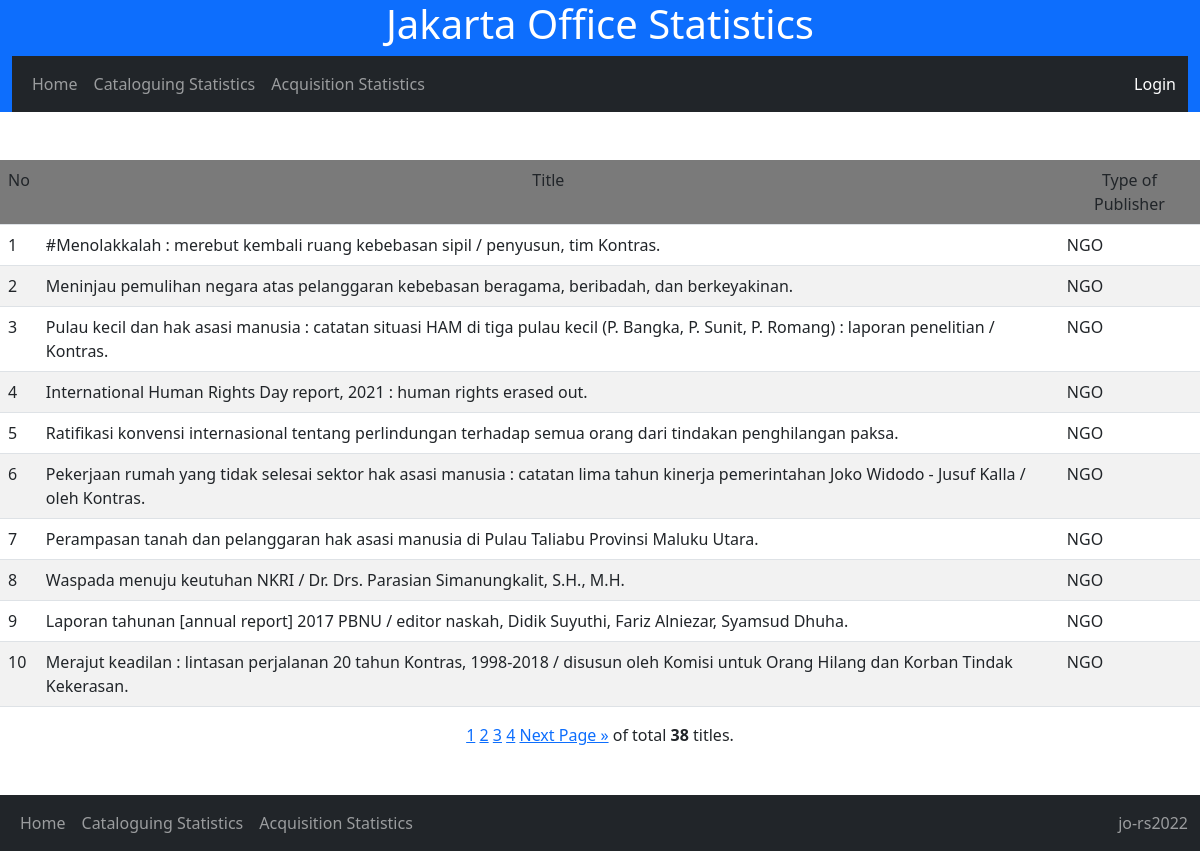
Screenshot of /cat_stat/detail_publisher/NGO/ with the database file from the repository.
### nlajkt_cat_stat/models.py (models this page shows)
class Catalogues(models.Model):
    entry_date = models.DateField()
    consignment_no = models.IntegerField(default=462)
    title = models.TextField()
    work_type = models.CharField(max_length=20, choices=[
        ('Original','Original'),
        ('Translation','Translation'),
        ('Adaptation','Adaptation')
        ], default='Original')
    publish_year = models.IntegerField()
    volume = models.CharField(max_length=20, choices=[
        ('Single','Single'),
        ('Multi-complete','Multi-complete'),
        ('Multi-incomplete','Multi-incomplete'),
        ], default='Single')
    copycat = models.CharField(max_length=20, choices=[
        ('No','No'),
        ('Partial copycat','Partial copycat'),
        ('Full copycat','Full copycat'),
        ], default='No')
    ISBN = models.CharField(max_length=20, choices=[
        ('No','No'),
        ('Yes-valid','Yes-valid'),
        ('Yes-invalid','Yes-invalid'),
        ], default='No')
    authorship_type = models.CharField(max_length=50, choices=[
        ('Single author','Single author'),
        ('Collaboration','Collaboration'),
        ('Compilation','Compilation'),
        ('Others','Others')
        ], default='Single')
    language = models.CharField(max_length=50, choices=[
        ('Indonesian','Indonesian'),
        ('English','English'),
        ('Indonesian local','Indonesian local'),
        ('Multi language','Multi language'),
        ('Unknown','Unknown')
        ], default='Indonesian')
    bibliography = models.CharField(max_length=20, choices=[
        ('No','No'),
        ('Yes','Yes'),
        ], default='No')
    indexx = models.CharField(max_length=20, choices=[
        ('No','No'),
        ('Yes','Yes'),
        ], default='No')
    publisher_type = models.CharField(max_length=100, choices=[
        ('Commercial','Commercial'),
        ('Government-department','Government-department'),
        ('Government-nondepartment','Government-nondepartment'),
        ('Government-local','Government-local'),
        ('Universities','Universities'),
        ('NGO','NGO'),
        ('Others','Others')
        ], default='Commercial')
    genre = models.CharField(max_length=100, choices=[
        ('General non fiction','General non fiction'),
        ('Fiction-novel','Fiction-novel'),
        ('Fiction-short stories','Fiction-short stories'),
	    ('Fiction-biographic','Fiction-biographic'),
        ('Poetry','Poetry'),
        ('Folktales','Folktales'),
        ('Biography-single','Biography-single'),
        ('Biography-collective','Biography-collective'),
        ('Biography-auto','Biography-auto'),
        ('Dictionaries','Dictionaries'),
        ('Proceeding','Proceeding'),
        ], default='General non fiction')
    format = models.CharField(max_length=100, choices=[
        ('Book-printed','Book-printed'),
        ('Book-electronic','Book-electronic'),
        ('Non book video','Non book video'),
        ('Non book audio','Non book audio'),
        ('Map-single','Map-single'),
        ('Map-atlas','Map-atlas'),
        ('Ephemera','Ephemera')
        ], default='Book')
    size = models.CharField(max_length=10, choices=[
        ('YY','YY'),
        ('YYq', 'YYq'),
        ('YYp','YYp')
        ],default='YY')
    subject = models.CharField(max_length=50, choices=[
       ('000-Generalities','100-Generalities'),
       ('000-Library science','100-Library science'),
       ('000-Journalism and media','100-Journalism and media'),
       ('100-Philosophy and ethics','100-Philosophy and ethics'),
       ('200-Religions-general','200-Religions-general'),
       ('200-Religion-Islam','200-Religion-Islam'),
       ('200-Religion-Christianity','200-Religion-Christianity'),
       ('200-Religion-Hinduism','200-Religion-Hinduism'),
       ('200-Religion-Buddhism and others','200-Religion-Buddhism and others'),
       ('300-Social-anthropology and sociology','300-Social-anthropology and sociology'),
       ('300-Social-problems and services','300-Social-problems and services'),
       ('300-Social-politics','300-Social-politics'),
       ('300-Social-international relations','300-Social-international relations'),
       ('300-Social-economics-general','300-Social-economics-general'),
       ('300-Social-economics-resources','300-Social-economics-resources'),
       ('300-Social-economics-policy and development','300-Social-economics-policy and development'),
       ('300-Social-economics-financial and monetary','300-Social-economics-financial and monetary'),
       ('300-Social-economics-industries and production','300-Social-economics-industries and production'),
       ('300-Social-economics-macro','300-Social-economics-macro'),
       ('300-Social-culture','300-Social-culture'),
       ('300-Social-military','300-Social-military'),
       ('300-Social-education','300-Social-education'),
       ('300-Social-law','300-Social-law'),
       ('300-Social-public administration','300-Social-public administration'),
       ('300-Social-human rights','300-Social-human rights'),
       ('400-Language-linguistics','400-Language-linguistics'),
       ('400-Language-sociolinguistics','400-Language-sociolinguistics'),
       ('500-Science-general','500-Science-general'),
       ('600-Technology-general','600-Technology-general'),
       ('600-Agriculture and agribusiness','600-Agriculture and agribusiness'),
       ('700-Arts-general','700-Arts-general'),
       ('700-Arts-visual','700-Arts-visual'),
       ('700-Arts-performance','700-Arts-performance'),
       ('700-Arts-music','700-Arts-music'),
       ('800-Literature-general','800-Literature-general'),
       ('800-Literature-fiction and poetry','800-Literature-fiction and poetry'),
       ('900-History-world','900-History-world'),
       ('900-History-Indonesia','900-History-Indonesia'),
       ('900-Geography and travel','900-Geography and travel'),
       ('900-Biography','900-Biography')
       ], null=True)

### nlajkt_cat_stat/views.py (the view)
# urls.py: path('cat_stat/detail_publisher/<str:publisher_type>/', views.detail_publisher, name='detail_publisher'),
def detail_publisher(request, publisher_type):
    detail_pub = Catalogues.objects.all().filter(publisher_type=publisher_type)
    page = request.GET.get('page', 1)
    paginator = Paginator(detail_pub, 10)
    try:
        paging = paginator.page(page)
    except PageNotAnInteger:
        paging = paginator.page(1)
    except EmptyPage:
        paging = paginator.page(paginator.num_pages)
    template = loader.get_template('detail_publisher.html')
    context = {'paging' : paging,}
    return HttpResponse(template.render(context, request))

### nlajkt_cat_stat/templates/detail_publisher.html
{% extends 'base.html'%}
{% block block1 %}
<br><br><center>
<table style="width: auto;" class="table table-striped">
    <tr bgcolor = 'grey'>
      <b><td>No</td>
        <td align="center">Title</td>
        <td align="center">Type of Publisher</td></b>
    </tr>
    {% for x in paging %}
    <tr>
        <td>{{ forloop.counter0|add:paging.start_index }}</td>
        <td>{{ x.title }}</td>
        <td>{{ x.publisher_type }}</td>
    </tr>
    {% endfor %}
</table>
{% include 'pagination_jakartaoffice.html' %}</center>
<br><br>
{% endblock %}

### rows the page displays
Catalogues: title "#Menolakkalah : merebut kembali ruang kebebasan sipil / penyusun, tim Kontras.", publisher_type "NGO"
Catalogues: title "Meninjau pemulihan negara atas pelanggaran kebebasan beragama, beribadah, dan berkeyakinan.", publisher_type "NGO"
Catalogues: title "Pulau kecil dan hak asasi manusia : catatan situasi HAM di tiga pulau kecil (P. Bangka, P. Sunit, P. Romang) : laporan penelitian / Kontras.", publisher_type "NGO"
Catalogues: title "International Human Rights Day report, 2021 : human rights erased out.", publisher_type "NGO"
Catalogues: title "Ratifikasi konvensi internasional tentang perlindungan terhadap semua orang dari tindakan penghilangan paksa.", publisher_type "NGO"
Catalogues: title "Pekerjaan rumah yang tidak selesai sektor hak asasi manusia : catatan lima tahun kinerja pemerintahan Joko Widodo - Jusuf Kalla / oleh Kontras.", publisher_type "NGO"
Catalogues: title "Perampasan tanah dan pelanggaran hak asasi manusia di Pulau Taliabu Provinsi Maluku Utara.", publisher_type "NGO"
Catalogues: title "Waspada menuju keutuhan NKRI / Dr. Drs. Parasian Simanungkalit, S.H., M.H.", publisher_type "NGO"
Catalogues: title "Laporan tahunan [annual report] 2017 PBNU / editor naskah, Didik Suyuthi, Fariz Alniezar, Syamsud Dhuha.", publisher_type "NGO"
Catalogues: title "Merajut keadilan : lintasan perjalanan 20 tahun Kontras, 1998-2018 / disusun oleh Komisi untuk Orang Hilang dan Korban Tindak Kekerasan.", publisher_type "NGO"

### other values shown
{{ num }} "1"
{{ num }} "2" "3"
{{ paging.paginator.num_pages }} "4"
{{ paging.paginator.count }} "38"
